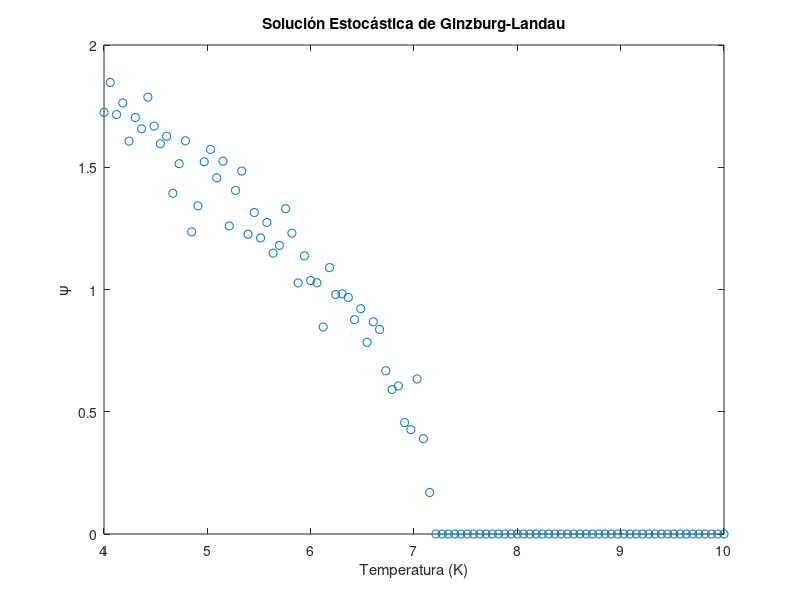

This chart was generated by the following MATLAB code:
% Comparacion de Soluciones Estocasticas de Ginzburg-Landau
% Este script compara soluciones estocasticas del modelo de Ginzburg-Landau
% para diferentes temperaturas, mostrando la influencia de la temperatura
% en la amplitud de las fluctuaciones y la estabilidad del sistema.
% Script que busca verificar que las fluctuaciones simuladas son físicamente posibles.

% Parametros
Tc = 7.2;
T = linspace(4, 10, 100);
psi = zeros(size(T));

for i = 1:length(T)
    if T(i) < Tc
        psi(i) = sqrt(Tc - T(i)) + 0.1*randn();  % Fluctuaciones
    end
end

plot(T, psi, 'o');
xlabel('Temperatura (K)');
ylabel('\psi');
title('Solución Estocástica de Ginzburg-Landau');
